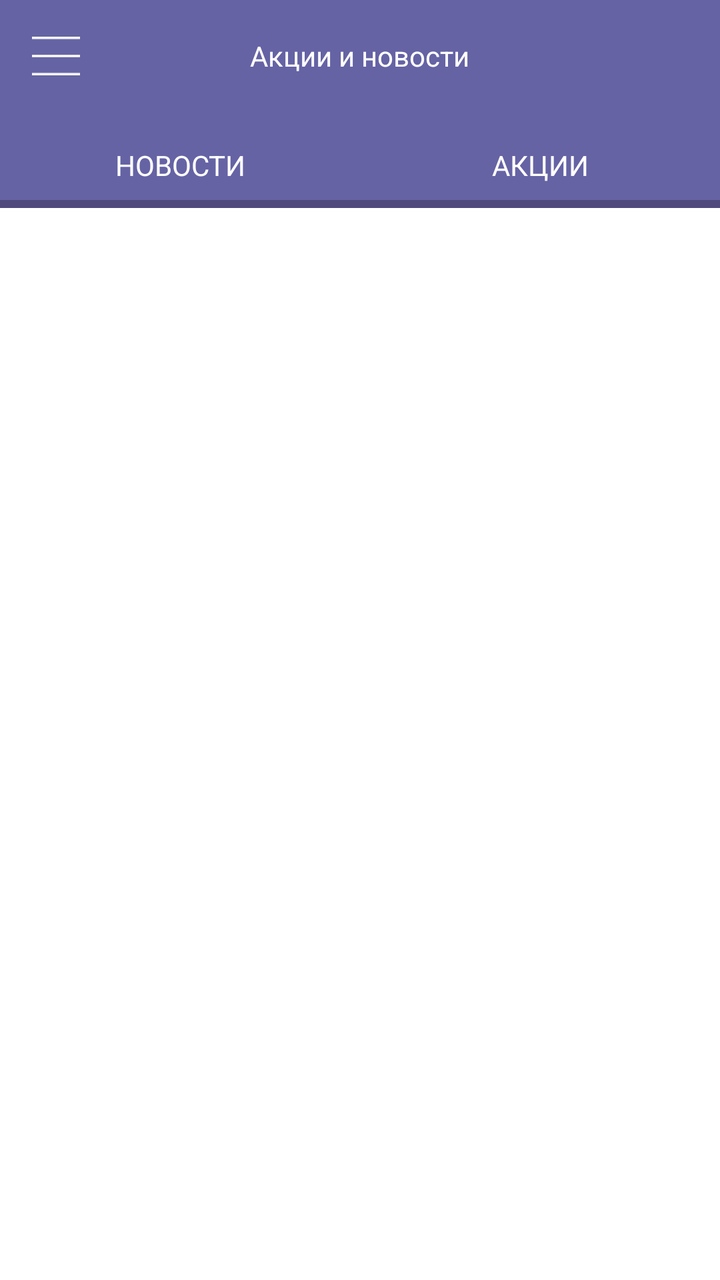
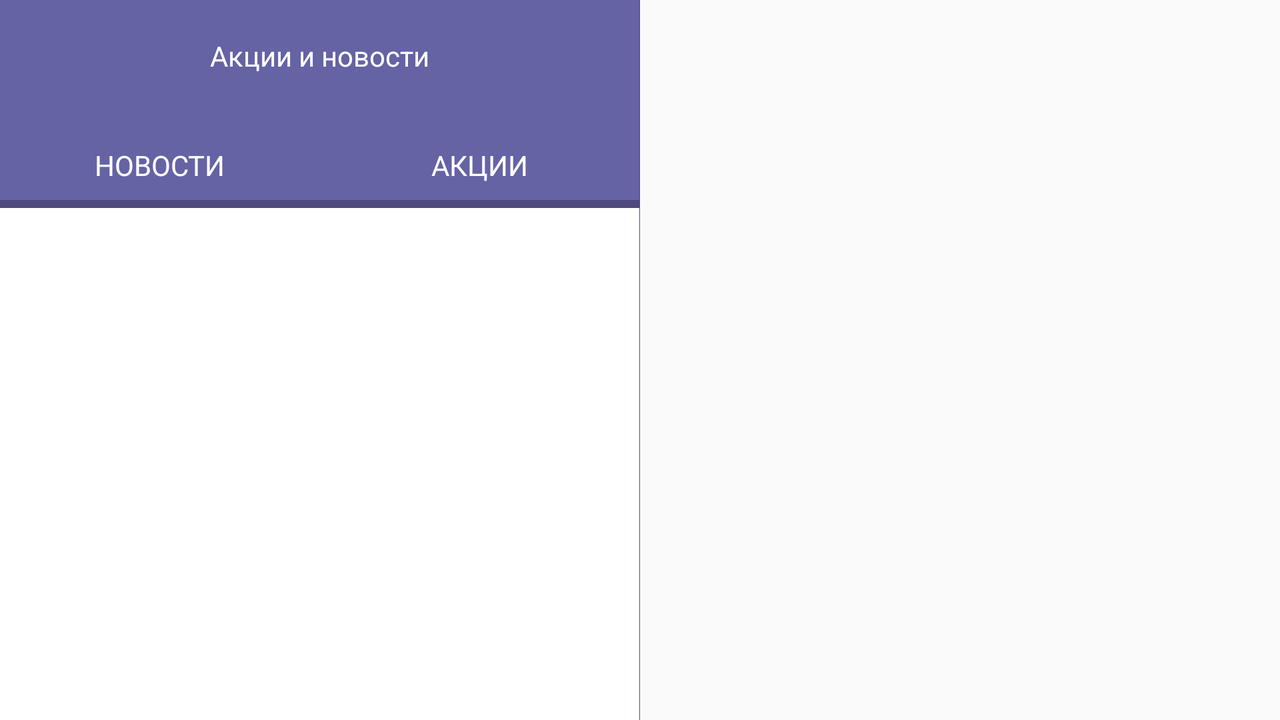

Compare how this app lays out the same screen by default and in its alternative resource folder. The renders come first, then the two layout files and the values they reference.
<!-- AndroidManifest.xml: application theme AppTheme -->
<!-- res/layout/events_fragment.xml -->
<?xml version="1.0" encoding="utf-8"?>
<FrameLayout xmlns:android="http://schemas.android.com/apk/res/android"
              android:layout_width="match_parent"
              android:layout_height="match_parent">
    <LinearLayout
        android:orientation="vertical"
        android:background="@color/white"
        android:layout_width="match_parent"
        android:layout_height="match_parent">
        <FrameLayout
            android:background="@color/colorPrimary"
            android:layout_width="match_parent"
            android:layout_height="@dimen/toolbar_height">

            <ImageView
                android:id="@+id/menu"
                android:layout_width="56dp"
                android:layout_height="56dp"
                android:padding="16dp"
                android:scaleType="fitCenter"
                android:src="@mipmap/icon_menu"
                android:tint="@color/white"/>

            <TextView
                android:layout_width="wrap_content"
                android:layout_height="wrap_content"
                android:layout_gravity="center"
                android:text="@string/events"
                android:textColor="@color/white"
                android:textSize="@dimen/text_size_medium"/>
        </FrameLayout>
        <LinearLayout
            android:background="@color/colorPrimary"
            android:layout_width="match_parent"
            android:layout_height="@dimen/container_height">
            <LinearLayout
                android:id="@+id/set_news"
                android:orientation="vertical"
                android:layout_weight="1"
                android:layout_width="0dp"
                android:layout_height="match_parent">
                <TextView
                    android:text="@string/news"
                    android:textColor="@color/white"
                    android:textSize="@dimen/text_size_medium"
                    android:textAllCaps="true"
                    android:paddingBottom="8dp"
                    android:gravity="center_horizontal|bottom"
                    android:layout_weight="1"
                    android:layout_width="match_parent"
                    android:layout_height="0dp"/>
                <View
                    android:id="@+id/news_active"
                    android:background="@color/colorPrimaryDark"
                    android:layout_width="match_parent"
                    android:layout_height="4dp"/>
            </LinearLayout>
            <LinearLayout
                android:id="@+id/set_actions"
                android:orientation="vertical"
                android:layout_weight="1"
                android:layout_width="0dp"
                android:layout_height="match_parent">
                <TextView
                    android:text="@string/actions"
                    android:textColor="@color/white"
                    android:textSize="@dimen/text_size_medium"
                    android:textAllCaps="true"
                    android:paddingBottom="8dp"
                    android:gravity="center_horizontal|bottom"
                    android:layout_weight="1"
                    android:layout_width="match_parent"
                    android:layout_height="0dp"/>
                <View
                    android:id="@+id/actions_active"
                    android:background="@color/colorPrimaryDark"
                    android:layout_width="match_parent"
                    android:layout_height="4dp"/>
            </LinearLayout>
        </LinearLayout>
        <FrameLayout
            android:id="@+id/events"
            android:layout_width="match_parent"
            android:layout_height="match_parent"/>
    </LinearLayout>
    <FrameLayout
        android:id="@+id/subframe"
        android:layout_width="match_parent"
        android:layout_height="match_parent"/>
</FrameLayout>
<!-- resources referenced by this layout -->
<resources>
  <color name="colorPrimary">@color/purple</color>
  <color name="colorPrimaryDark">@color/purpledark</color>
  <color name="white">#ffffff</color>
  <dimen name="container_height">48dp</dimen>
  <dimen name="text_size_medium">14dp</dimen>
  <dimen name="toolbar_height">@dimen/container_height_medium</dimen>
  <!-- mipmap icon_menu: png bitmap (mipmap, 1001 bytes) -->
  <string name="actions">Акции</string>
  <string name="events">Акции и новости</string>
  <string name="news">Новости</string>
  <!-- from res/values-v21/ -->
  <style name="AppTheme" parent="android:Theme.Material.Light.NoActionBar">
          <item name="android:colorPrimary">@color/colorPrimary</item>
          <item name="android:colorPrimaryDark">@color/colorPrimaryDark</item>
          <item name="android:colorAccent">@color/colorAccent</item>
      </style>
  <color name="purple">#6563A4</color>
  <color name="purpledark">#4F487D</color>
  <dimen name="container_height_medium">56dp</dimen>
  <color name="colorAccent">@color/purplelight</color>
  <color name="purplelight">#9036D3</color>
</resources>
<!-- res/layout-land/events_fragment.xml (the repository's variant of the layout above) -->
<!-- drawn on the phone turned sideways -->
<?xml version="1.0" encoding="utf-8"?>
<LinearLayout xmlns:android="http://schemas.android.com/apk/res/android"
              android:layout_width="match_parent"
              android:layout_height="match_parent">
    <LinearLayout
        android:orientation="vertical"
        android:background="@color/white"
        android:layout_weight="1"
        android:layout_width="0dp"
        android:layout_height="match_parent">
        <FrameLayout
            android:background="@color/colorPrimary"
            android:layout_width="match_parent"
            android:layout_height="@dimen/toolbar_height">
            <TextView
                android:layout_width="wrap_content"
                android:layout_height="wrap_content"
                android:layout_gravity="center"
                android:lines="1"
                android:ellipsize="end"
                android:text="@string/events"
                android:textColor="@color/white"
                android:textSize="@dimen/text_size_medium"/>
        </FrameLayout>
        <LinearLayout
            android:background="@color/colorPrimary"
            android:layout_width="match_parent"
            android:layout_height="@dimen/container_height">
            <LinearLayout
                android:id="@+id/set_news"
                android:orientation="vertical"
                android:layout_weight="1"
                android:layout_width="0dp"
                android:layout_height="match_parent">
                <TextView
                    android:text="@string/news"
                    android:textColor="@color/white"
                    android:textSize="@dimen/text_size_medium"
                    android:textAllCaps="true"
                    android:paddingBottom="8dp"
                    android:gravity="center_horizontal|bottom"
                    android:layout_weight="1"
                    android:layout_width="match_parent"
                    android:layout_height="0dp"/>
                <View
                    android:id="@+id/news_active"
                    android:background="@color/colorPrimaryDark"
                    android:layout_width="match_parent"
                    android:layout_height="4dp"/>
            </LinearLayout>
            <LinearLayout
                android:id="@+id/set_actions"
                android:orientation="vertical"
                android:layout_weight="1"
                android:layout_width="0dp"
                android:layout_height="match_parent">
                <TextView
                    android:text="@string/actions"
                    android:textColor="@color/white"
                    android:textSize="@dimen/text_size_medium"
                    android:textAllCaps="true"
                    android:paddingBottom="8dp"
                    android:gravity="center_horizontal|bottom"
                    android:layout_weight="1"
                    android:layout_width="match_parent"
                    android:layout_height="0dp"/>
                <View
                    android:id="@+id/actions_active"
                    android:background="@color/colorPrimaryDark"
                    android:layout_width="match_parent"
                    android:layout_height="4dp"/>
            </LinearLayout>
        </LinearLayout>
        <FrameLayout
            android:id="@+id/events"
            android:layout_width="match_parent"
            android:layout_height="match_parent"/>
    </LinearLayout>
    <View
        android:background="@color/colorPrimaryDark"
        android:layout_width="1px"
        android:layout_height="match_parent"/>
    <FrameLayout
        android:id="@+id/subscreen"
        android:layout_weight="1"
        android:layout_width="0dp"
        android:layout_height="match_parent"/>
</LinearLayout>
<!-- resources referenced by the variant -->
<!-- as the phone turned sideways resolves them -->
<resources>
  <color name="colorPrimary">@color/purple</color>
  <color name="colorPrimaryDark">@color/purpledark</color>
  <color name="white">#ffffff</color>
  <dimen name="container_height">48dp</dimen>
  <dimen name="text_size_medium">14dp</dimen>
  <dimen name="toolbar_height">@dimen/container_height_medium</dimen>
  <string name="actions">Акции</string>
  <string name="events">Акции и новости</string>
  <string name="news">Новости</string>
  <!-- from res/values-v21/ -->
  <style name="AppTheme" parent="android:Theme.Material.Light.NoActionBar">
          <item name="android:colorPrimary">@color/colorPrimary</item>
          <item name="android:colorPrimaryDark">@color/colorPrimaryDark</item>
          <item name="android:colorAccent">@color/colorAccent</item>
      </style>
  <color name="purple">#6563A4</color>
  <color name="purpledark">#4F487D</color>
  <dimen name="container_height_medium">56dp</dimen>
  <color name="colorAccent">@color/purplelight</color>
  <color name="purplelight">#9036D3</color>
</resources>
